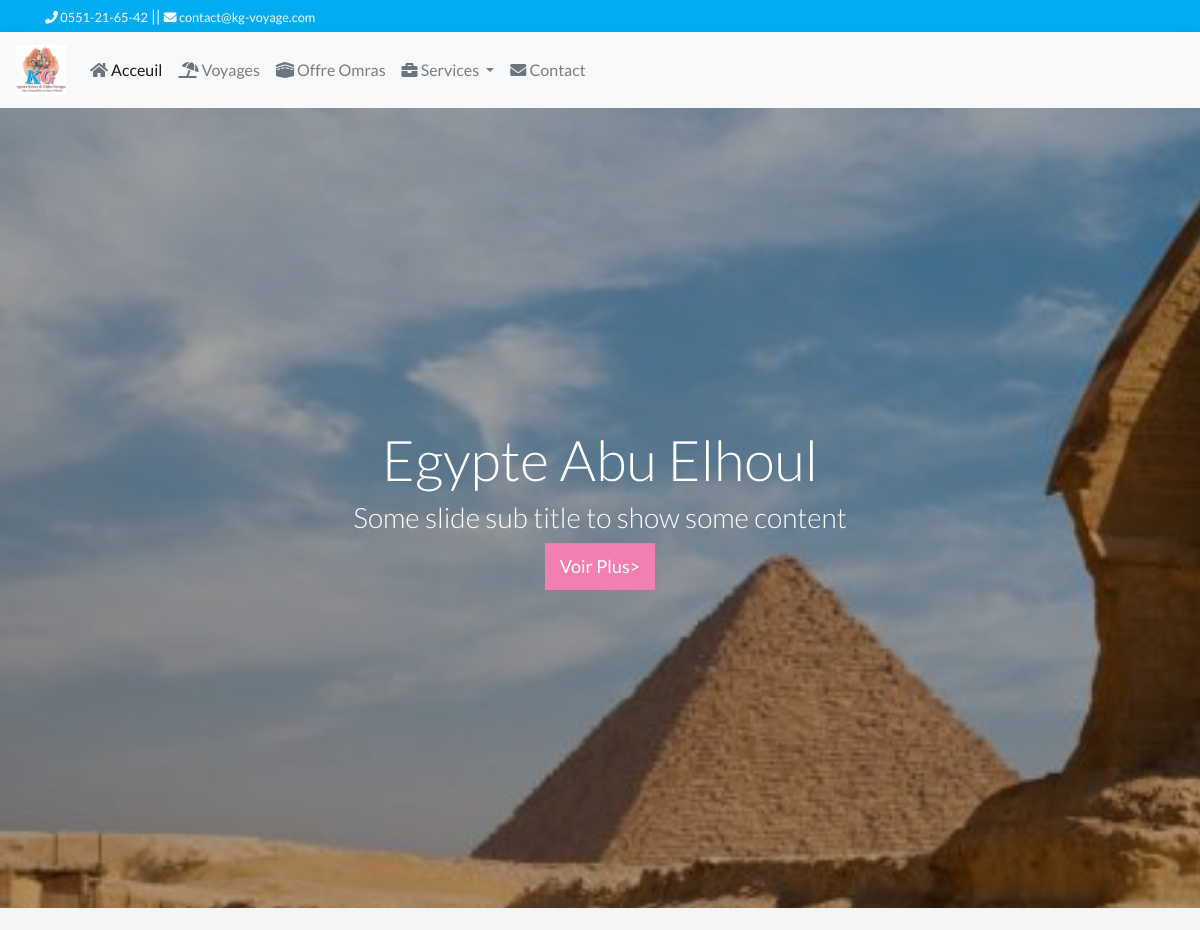
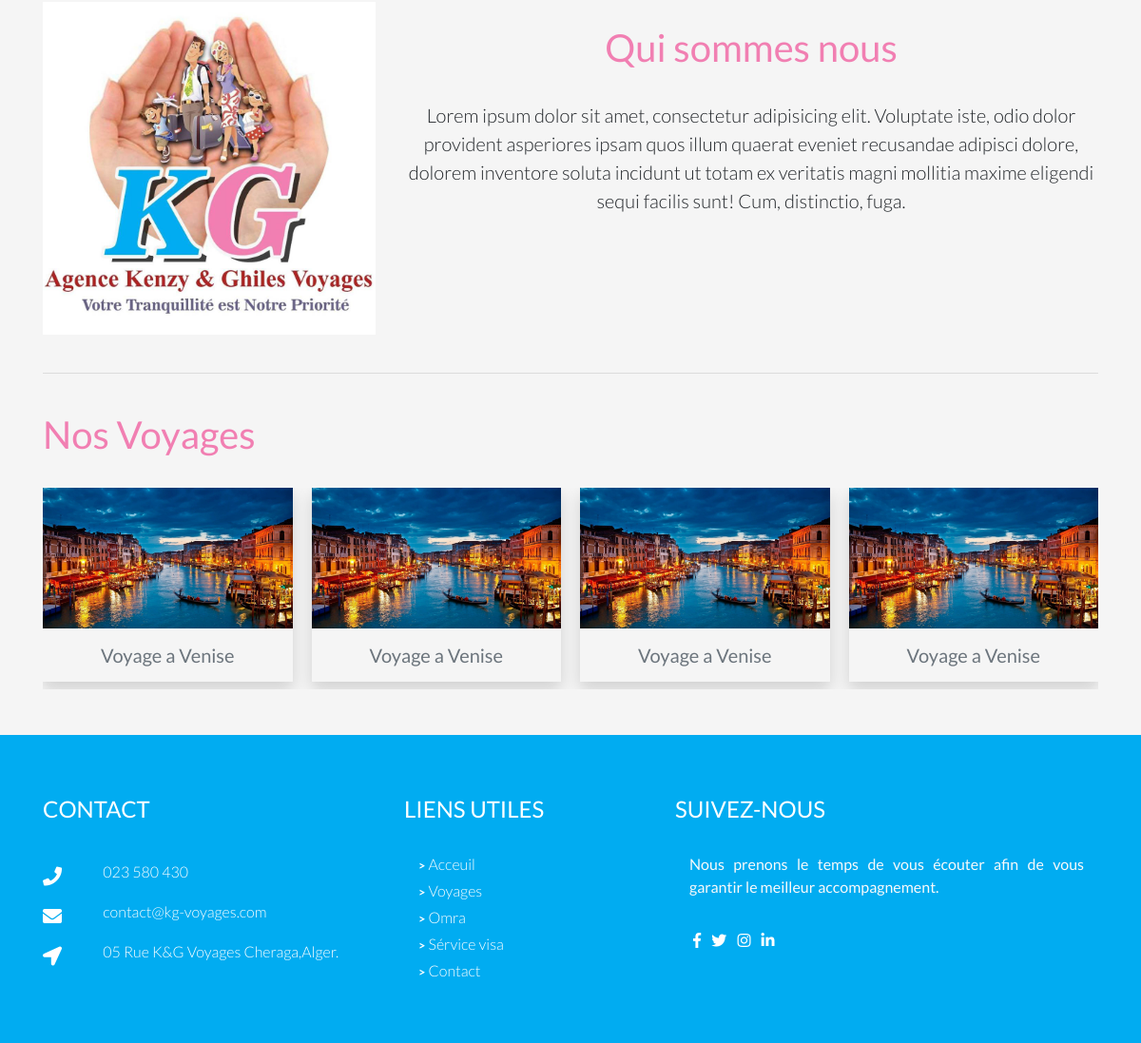
Before: / with the older database file (2 pictures, top to bottom).
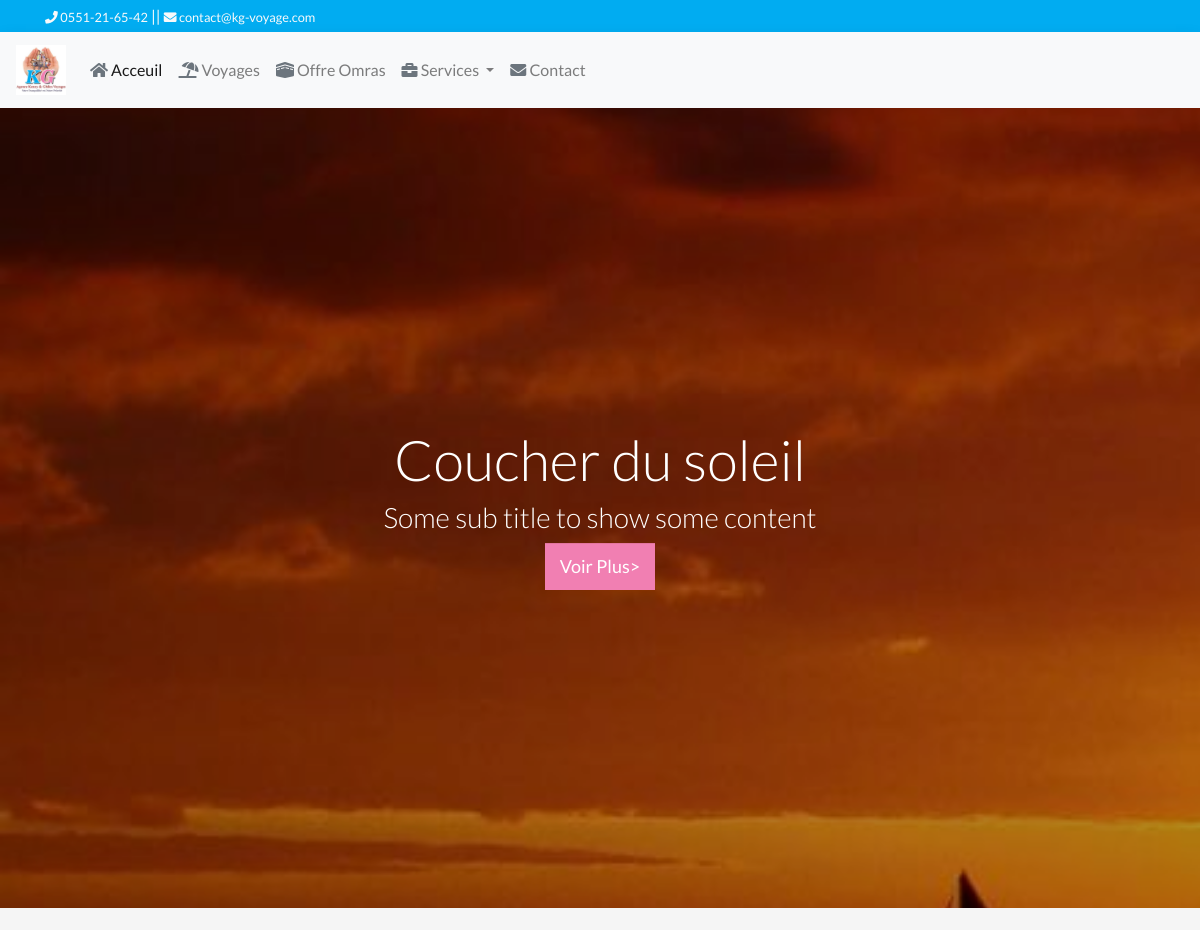
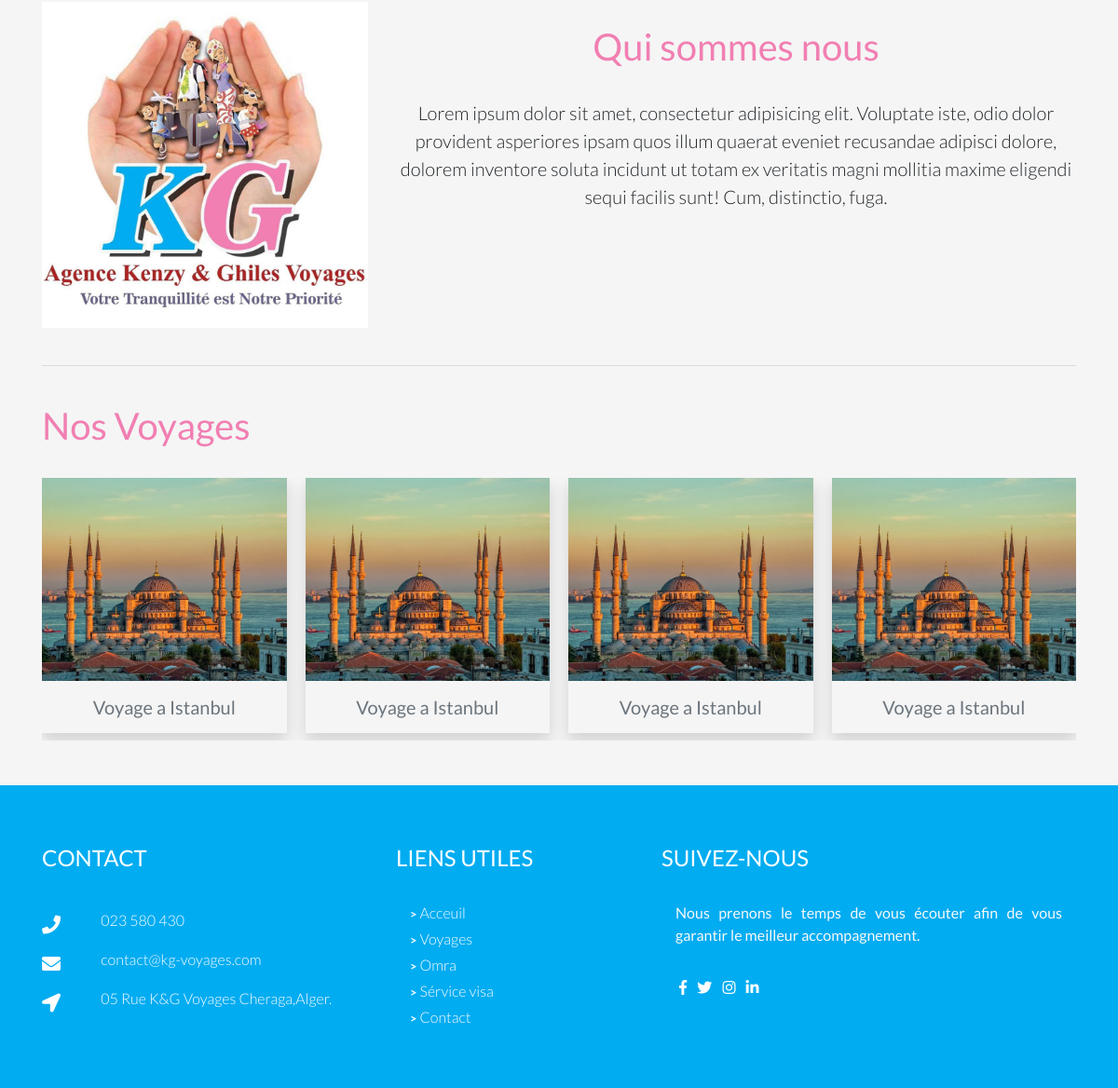
After: the same page with the newer database file (2 pictures, top to bottom).
### home/models.py (models this page shows, shortened)
class Slider(models.Model):
    titre=models.CharField(max_length=255)
    sous_titre=models.CharField(max_length=255)
    image=models.ImageField(upload_to='slider')
    lien=models.CharField(max_length=255,default='#')

### voyages/models.py (models this page shows, shortened)
class Voyage(models.Model):
    created= models.DateTimeField(default=datetime.now, blank='true')
    slug=models.SlugField(max_length=400,unique='true',null='true')
    titre=models.CharField(max_length=255,blank='true')
    destination=CountryField(blank='true')
    ville_depart=models.CharField(max_length=255,blank='true')
    nom_hotel=models.CharField(max_length=255,null='true')
    etoiles=models.PositiveIntegerField(blank='true',validators=[MaxValueValidator(5),MinValueValidator(1)],null='true')
    aller=models.DateField(blank='true')
    retour=models.DateField(blank='true')
    transport=models.CharField(max_length=255,blank='true',choices=TRANSPORT_CHOICES)
    prix=models.PositiveIntegerField(blank='true')
    prix_chd=models.PositiveIntegerField(blank='true' ,default=0)
    prix_chd2=models.PositiveIntegerField(blank='true' ,default=0)
    prix_inf=models.PositiveIntegerField(blank='true' ,default=0)
    image=models.ImageField(upload_to='voyages',null='true',blank='true')
    image2=models.ImageField(upload_to='voyages',null='true',blank='true')
    image3=models.ImageField(upload_to='voyages',null='true',blank='true')
    image4=models.ImageField(upload_to='voyages',null='true',blank='true')
    description=RichTextField()

### home/views.py (the view)
# urls.py: 2. Add a URL to urlpatterns:  path('', Home.as_view(), name='home')
def Home(request):
    slides=Slider.objects.all()
    voyages=Voyage.objects.order_by('?')[:10]
    return render(request,'home/home.html',{'slides':slides,'voyages':voyages})

### home/templates/home/home.html (shortened to what this page needs)
{% extends 'base.html'%}
{%load static %}
{% block styles %}
<link rel="stylesheet" href="{% static '/css/slider.css' %}">
<link rel="stylesheet" href="{% static '/css/owl.carousel.min.css' %}">
<link rel="stylesheet" href="{% static '/css/owl.theme.default.min.css' %}">
{% endblock styles %}
{% block body%}
{%include 'home/slider.html' %}
<br>
<section>
  <div class="container">
    <div class="row">
      <div class="col-md-4">
        <img src="{% static '/img/logo.jpg'%}" alt="" class="img-fluid">
      </div>
      <div class="col-md text-center">
        <br>
        <h1 class='text-center text-day'>Qui sommes nous</h1>
        <br>
        <p class="lead">
          Lorem ipsum dolor sit amet, consectetur adipisicing elit. Voluptate iste, odio dolor provident asperiores ipsam quos illum quaerat eveniet recusandae adipisci dolore, dolorem inventore soluta incidunt ut totam ex veritatis magni mollitia maxime eligendi sequi facilis sunt! Cum, distinctio, fuga.
        </p>
      </div>
    </div>
  </div>
</section>
<br>
<section>
  <div class="container">
    <hr>
    <br>
      <h1 class='text-day'>Nos Voyages</h1>
      <br>
    <div class="owl-carousel owl-theme">
      {%for voyage in voyages%}
      <div class="item">
          <div class="container shadow px-0">
            <a href="{% url 'single_voyages' voyage.slug %}">
              <img src="{{voyage.image.url}}" alt="" class="img-fluid">
              <h5 class='py-3 text-secondary text-center px-1'>{{voyage.titre}}</h5>
              </a>
          </div>
      </div>
      {%endfor%}
    </div>
  </div>
</section>
<br>
<br>
{% endblock body%}

### templates/base.html (shortened to what this page needs)
{%load static %}
<!DOCTYPE html>
<html lang="fr">
<head>
  <link rel="stylesheet" href="https://use.fontawesome.com/releases/v5.7.2/css/all.css">
  <link rel="stylesheet" href="https://stackpath.bootstrapcdn.com/bootstrap/4.3.1/css/bootstrap.min.css">
  <link rel="stylesheet" href="{% static '/css/styles.css' %}">
  {%  block styles %}{%  endblock styles %}
</head>
<body>
  {% include 'header.html' %}
  {% block body %}{% endblock body %}
  {% include 'footer.html' %}
</body>
</html>

### templates/header.html (shortened to what this page needs)
{% load static %}
<div class="bg-night text-light py-1">
  <div class="container">
    <small><i class='fa fa-phone'></i> 0551-21-65-42</small> ||  <small><i class='fa fa-envelope'></i> contact@kg-voyage.com</small>
  </div>
</div>
<nav class="navbar navbar-expand-lg navbar-light bg-light shadow">
  <a class="navbar-brand" href="{% url 'home'%}"><img src="{% static '/img/logo.jpg'%}" alt="" class='img-fluid'></a>
  <div class="collapse navbar-collapse" id="navbarNavDropdown">
    <ul class="navbar-nav">
      <li class="nav-item active">
        <a class="nav-link" href="{% url 'home'%}"> <i class='fa fa-home text-secondary'></i> Acceuil <span class="sr-only">(current)</span></a>
      </li>
      <li class="nav-item">
        <a class="nav-link" href="{% url 'voyages_acceuil'%}"> <i class='fa fa-umbrella-beach text-secondary'></i> Voyages</a>
      </li>
      <li class="nav-item">
        <a class="nav-link" href="{% url 'omras_acceuil'%}"> <i class='fa fa-kaaba text-secondary'></i> Offre Omras</a>
      </li>
      <li class="nav-item dropdown">
        <a class="nav-link dropdown-toggle" href="#" id="navbarDropdownMenuLink" data-toggle="dropdown" aria-haspopup="true" aria-expanded="false">
            <i class='fa fa-briefcase text-secondary'></i>  Services
        </a>
      </li>
      <li class="nav-item">
        <a class="nav-link" href="{% url 'contact'%}"> <i class='fa fa-envelope text-secondary'></i> Contact</a>
      </li>
    </ul>
  </div>
</nav>

### home/templates/home/slider.html
{%load static %}
<div class="custom-slider">
  {% for slide in slides %}
  <div class="custom-slide  custom-slide{{forloop.counter}} active-slide" style='background: url({{slide.image.url}});'>
      <div class="custom-overlay"></div>
    <div class="custom-caption">
      <h1 class='display-4 text-center'>{{slide.titre}}</h1>
      <h3 class='font-weight-light text-center'>{{slide.sous_titre}}</h3>
      <a class='button' href='{{slide.lien}}'>Voir Plus</a>
    </div>
  </div>
  {%endfor%}
</div>

### templates/footer.html
<footer>
  <div class="container-fluid bg-night text-white py-5">
        <div class="container">
          <div class="row">
            <div class="col-md-4 my-3">
              <h4>CONTACT</h4>
              <br>
              <div class="my-2 font-weight-light">
                <div class="row">
                  <div class="col-1 col-md-2 my-2 my-md-1">
                    <h5 class="text-p d-inline"><i class="fa fa-phone"></i></h5>
                  </div>
                  <div class="col">
                    023 580 430
                  </div>
                </div>
              </div>
              <div class="my-2 font-weight-light">
                <div class="row">
                    <div class="col-1 col-md-2 my-2 my-md-1">
                        <h5 class="text-p d-inline"><i class="fa fa-envelope"></i></h5>
                      </div>
                    <div class="col">
                        contact@kg-voyages.com
                    </div>
                  </div>
                </div>
              <div class="my-2 font-weight-light">
                <div class="row">
                  <div class="col-1 col-md-2 my-2 my-md-1">
                    <h5 class="text-p d-inline"><i class="icon fa fa-location-arrow"></i></h5>
                  </div>
                  <div class="col">
                    05 Rue K&G Voyages Cheraga,Alger.
                  </div>
                </div>
              </div>
            </div>
            <div class="col-md-3 my-3">
              <h4>LIENS UTILES</h4><br>
              <div class="container">
                <a class="footer-link d-block font-weight-light menu-item"      href="{% url 'home'%}"><small><b>&gt;</b></small>  Acceuil</a>
                <a class="footer-link d-block font-weight-light pt-1 menu-item" href="{% url 'voyages_acceuil'%}"><small><b>&gt;</b></small> Voyages</a>
                <a class="footer-link d-block font-weight-light pt-1 menu-item" href="{% url 'omras_acceuil'%}"><small><b>&gt;</b></small> Omra</a>
                <a class="footer-link d-block font-weight-light pt-1 menu-item" href="{% url 'visas_acceuil'%}"><small><b>&gt;</b></small> Sérvice visa</a>
                <a class="footer-link d-block font-weight-light pt-1 menu-item" href="{% url 'contact'%}"><small><b>&gt;</b></small> Contact</a>
              </div>
            </div>
            <div class="col-md-5 my-3">
              <h4>SUIVEZ-NOUS</h4>
              <br>
              <div class="container">
                <p class="text-light text-justify">Nous prenons le temps de vous écouter afin de vous garantir le meilleur accompagnement.</p>
                <div class="py-3">
                  <a href="https://www.facebook.com/Kenzyghilesvoyages/" target="_blank" class="mx-1 social">  <i class="fab fa-facebook-f d-inline-block"></i> </a>
                  <a href="#" class="mx-1 social">  <i class="fab fa-twitter d-inline-block"></i> </a>
                  <a href="https://www.instagram.com/idmd.dz/" target="_blank" class="mx-1 social">  <i class="fab fa-instagram d-inline-block"></i> </a>
                  <a href="https://www.linkedin.com/in/idmd-dz-60040a16a/" target="_blank" class="mx-1 social"> <i class="fab fa-linkedin-in d-inline-block"></i> </a>
                </div>
              </div>
            </div>
          </div>
        </div>
      </div>
</footer>

### static/css/styles.css (style rules this page uses)
a { color:inherit; text-decoration: none !important; }
body { background: whitesmoke; font-family: 'Lato', sans-serif; }
.navbar-brand img { max-height: 50px; }

### static/css/slider.css (style rules this page uses)
.custom-slider { position:relative; width: 100%; height: 100vh; overflow: hidden; }
.custom-slide { position:absolute; width: 100% ; height: 100% ; background-attachment: fixed !important; -webkit-background-size: cover !important; background-size: cover !important; opacity:0; transition: .6s all; z-index: 2 }
.active-slide { opacity: 1; top: 0 !important; left: 0 !important; z-index: 10 !important; }
.custom-caption { position: absolute; top: 50%; left: 0; width: 100%; -webkit-transform: translateY(-50%); -ms-transform: translateY(-50%); transform: translateY(-50%); overflow: hidden; color:white; text-align: center; }
.custom-caption h1 { -webkit-transform: translateY(-200%); -ms-transform: translateY(-200%); transform: translateY(-200%); -webkit-transition: .4s all; -o-transition: .4s all; transition: .4s all; opacity: 0; }
.custom-caption h3 { -webkit-transform: translateY(200%); -ms-transform: translateY(200%); transform: translateY(200%); -webkit-transition: .4s all; -o-transition: .4s all; transition: .4s all; opacity: 0; }
.active-caption { -webkit-transform: translateY(0) !important; -ms-transform: translateY(0) !important; transform: translateY(0) !important; opacity: 1 !important; }
.active-button { opacity:1 !important; }
.custom-overlay { position: absolute; top: 0; left: 0; width: 100%; height: 100%; background:rgba(0,0,0,.3); }
.custom-slide .button { background: rgb(241,127,178); padding: 10px 15px; display: inline-block; font-size: 18px; -webkit-transition: 1s all; -o-transition: 1s all; transition: 1s all; opacity:0; }
.custom-slide .button:after { content: ' >'; display: inline-block; animation:more 2s infinite; }

### static/css/colors.css (style rules this page uses)
.nav-link { transition:.5s all; }
.text-day { color: rgb(241,127,178); }
.bg-night { background: rgb(1,172,241); }

Changed rows visible on the page:
removed Voyage: image (picture), titre "Voyage a Venise"
changed Slider: image: a different picture; titre "Egypte Abu Elhoul" → "Coucher du soleil"; sous_titre "Some slide sub title to show some content" → "Some sub title to show some content"
added Voyage: image (picture), titre "Voyage a Istanbul"
